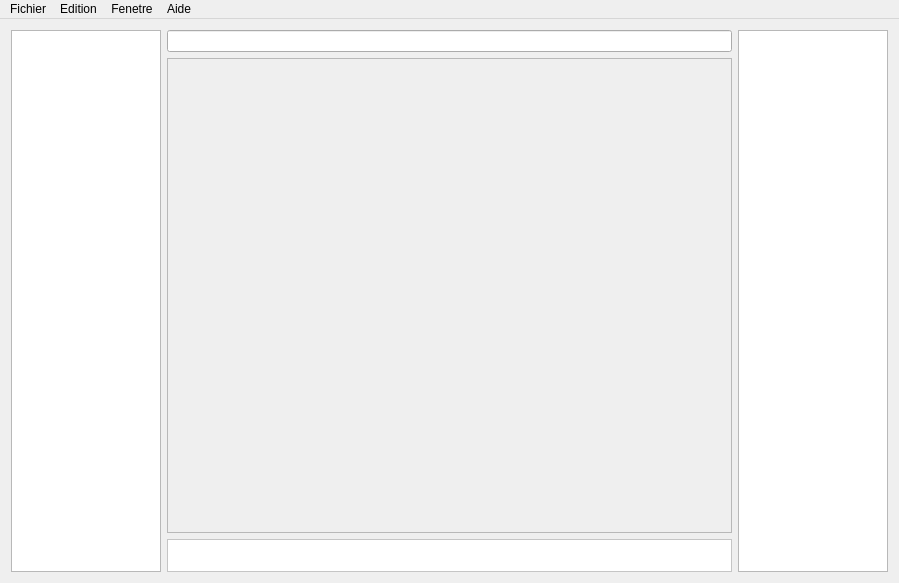
<?xml version="1.0" encoding="UTF-8"?>
<ui version="4.0">
 <class>MainFrame</class>
 <widget class="QMainWindow" name="MainFrame">
  <property name="geometry">
   <rect>
    <x>0</x>
    <y>0</y>
    <width>899</width>
    <height>583</height>
   </rect>
  </property>
  <property name="windowTitle">
   <string>MainFrame</string>
  </property>
  <widget class="QWidget" name="centralWidget">
   <layout class="QHBoxLayout" name="horizontalLayout_3">
    <item>
     <widget class="QListWidget" name="channelList">
      <property name="minimumSize">
       <size>
        <width>150</width>
        <height>0</height>
       </size>
      </property>
      <property name="maximumSize">
       <size>
        <width>150</width>
        <height>16777215</height>
       </size>
      </property>
      <property name="sortingEnabled">
       <bool>true</bool>
      </property>
     </widget>
    </item>
    <item>
     <layout class="QVBoxLayout" name="verticalLayout_4">
      <item>
       <widget class="QLineEdit" name="topicDisplay">
        <property name="readOnly">
         <bool>true</bool>
        </property>
       </widget>
      </item>
      <item>
       <widget class="QScrollArea" name="scrollArea">
        <property name="autoFillBackground">
         <bool>true</bool>
        </property>
        <property name="widgetResizable">
         <bool>true</bool>
        </property>
        <widget class="QWidget" name="scrollAreaWidgetContents">
         <property name="geometry">
          <rect>
           <x>0</x>
           <y>0</y>
           <width>565</width>
           <height>474</height>
          </rect>
         </property>
         <layout class="QVBoxLayout" name="verticalLayout_2">
          <item>
           <layout class="QHBoxLayout" name="horizontalLayout">
            <item>
             <layout class="QVBoxLayout" name="nickBox"/>
            </item>
            <item>
             <layout class="QVBoxLayout" name="chatBox"/>
            </item>
           </layout>
          </item>
          <item>
           <spacer name="verticalSpacer">
            <property name="orientation">
             <enum>Qt::Vertical</enum>
            </property>
            <property name="sizeType">
             <enum>QSizePolicy::Expanding</enum>
            </property>
            <property name="sizeHint" stdset="0">
             <size>
              <width>20</width>
              <height>441</height>
             </size>
            </property>
           </spacer>
          </item>
         </layout>
        </widget>
       </widget>
      </item>
      <item>
       <widget class="QFrame" name="MessageBox">
        <property name="minimumSize">
         <size>
          <width>0</width>
          <height>0</height>
         </size>
        </property>
        <property name="maximumSize">
         <size>
          <width>16777215</width>
          <height>1677215</height>
         </size>
        </property>
        <property name="styleSheet">
         <string notr="true">background-color: rgba(255,255,255);</string>
        </property>
        <property name="frameShape">
         <enum>QFrame::StyledPanel</enum>
        </property>
        <layout class="QHBoxLayout" name="horizontalLayout_2">
         <property name="spacing">
          <number>6</number>
         </property>
         <property name="topMargin">
          <number>4</number>
         </property>
         <property name="bottomMargin">
          <number>5</number>
         </property>
         <item>
          <widget class="QPushButton" name="pushButton_upload">
           <property name="text">
            <string/>
           </property>
           <property name="flat">
            <bool>true</bool>
           </property>
          </widget>
         </item>
         <item>
          <widget class="QLineEdit" name="messageSender">
           <property name="minimumSize">
            <size>
             <width>0</width>
             <height>20</height>
            </size>
           </property>
           <property name="maximumSize">
            <size>
             <width>16777215</width>
             <height>20</height>
            </size>
           </property>
           <property name="styleSheet">
            <string notr="true"> background-color: rgba(255, 255, 255, 0);</string>
           </property>
           <property name="frame">
            <bool>false</bool>
           </property>
          </widget>
         </item>
         <item>
          <widget class="QPushButton" name="pushButton_emojis">
           <property name="minimumSize">
            <size>
             <width>0</width>
             <height>20</height>
            </size>
           </property>
           <property name="maximumSize">
            <size>
             <width>16777215</width>
             <height>20</height>
            </size>
           </property>
           <property name="flat">
            <bool>true</bool>
           </property>
          </widget>
         </item>
        </layout>
       </widget>
      </item>
     </layout>
    </item>
    <item>
     <widget class="QListWidget" name="userList">
      <property name="minimumSize">
       <size>
        <width>150</width>
        <height>0</height>
       </size>
      </property>
      <property name="maximumSize">
       <size>
        <width>150</width>
        <height>16777215</height>
       </size>
      </property>
      <property name="sortingEnabled">
       <bool>true</bool>
      </property>
     </widget>
    </item>
   </layout>
  </widget>
  <widget class="QMenuBar" name="menuBar">
   <property name="geometry">
    <rect>
     <x>0</x>
     <y>0</y>
     <width>899</width>
     <height>21</height>
    </rect>
   </property>
   <widget class="QMenu" name="menuFichier">
    <property name="title">
     <string>Fichier</string>
    </property>
    <addaction name="actionConnect"/>
   </widget>
   <widget class="QMenu" name="menuEdition">
    <property name="title">
     <string>Edition</string>
    </property>
   </widget>
   <widget class="QMenu" name="menuFenetre">
    <property name="title">
     <string>Fenetre</string>
    </property>
   </widget>
   <widget class="QMenu" name="menuAide">
    <property name="title">
     <string>Aide</string>
    </property>
   </widget>
   <addaction name="menuFichier"/>
   <addaction name="menuEdition"/>
   <addaction name="menuFenetre"/>
   <addaction name="menuAide"/>
  </widget>
  <action name="actioninp">
   <property name="text">
    <string>inp</string>
   </property>
  </action>
  <action name="actionConnect">
   <property name="text">
    <string>Connect</string>
   </property>
  </action>
 </widget>
 <layoutdefault spacing="6" margin="11"/>
 <resources/>
 <connections/>
</ui>
